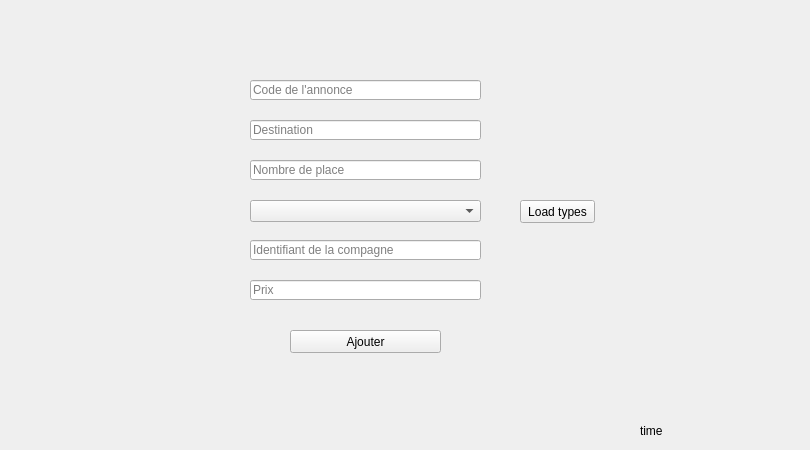
   <widget class="QWidget" name="AddA">
    <attribute name="title">
     <string>      Ajouter     </string>
    </attribute>
    <widget class="QPushButton" name="pb_ajouter">
     <property name="geometry">
      <rect>
       <x>290</x>
       <y>330</y>
       <width>151</width>
       <height>23</height>
      </rect>
     </property>
     <property name="text">
      <string>Ajouter</string>
     </property>
    </widget>
    <widget class="QComboBox" name="comboBox_typean">
     <property name="geometry">
      <rect>
       <x>250</x>
       <y>200</y>
       <width>231</width>
       <height>22</height>
      </rect>
     </property>
     <property name="editable">
      <bool>false</bool>
     </property>
     <property name="currentText">
      <string/>
     </property>
     <property name="currentIndex">
      <number>-1</number>
     </property>
    </widget>
    <widget class="QLineEdit" name="lineEdit_codean">
     <property name="geometry">
      <rect>
       <x>250</x>
       <y>80</y>
       <width>231</width>
       <height>20</height>
      </rect>
     </property>
     <property name="styleSheet">
      <string notr="true"/>
     </property>
     <property name="text">
      <string/>
     </property>
     <property name="placeholderText">
      <string>Code de l'annonce</string>
     </property>
    </widget>
    <widget class="QLineEdit" name="lineEdit_pays">
     <property name="geometry">
      <rect>
       <x>250</x>
       <y>120</y>
       <width>231</width>
       <height>20</height>
      </rect>
     </property>
     <property name="placeholderText">
      <string>Destination</string>
     </property>
    </widget>
    <widget class="QLineEdit" name="lineEdit_nbplace">
     <property name="geometry">
      <rect>
       <x>250</x>
       <y>160</y>
       <width>231</width>
       <height>20</height>
      </rect>
     </property>
     <property name="text">
      <string/>
     </property>
     <property name="placeholderText">
      <string>Nombre de place</string>
     </property>
    </widget>
    <widget class="QLineEdit" name="lineEdit_idcompagne">
     <property name="geometry">
      <rect>
       <x>250</x>
       <y>240</y>
       <width>231</width>
       <height>20</height>
      </rect>
     </property>
     <property name="text">
      <string/>
     </property>
     <property name="placeholderText">
      <string>Identifiant de la compagne</string>
     </property>
    </widget>
    <widget class="QLineEdit" name="lineEdit_prix">
     <property name="geometry">
      <rect>
       <x>250</x>
       <y>280</y>
       <width>231</width>
       <height>20</height>
      </rect>
     </property>
     <property name="placeholderText">
      <string>Prix</string>
     </property>
    </widget>
    <widget class="QPushButton" name="load">
     <property name="geometry">
      <rect>
       <x>520</x>
       <y>200</y>
       <width>75</width>
       <height>23</height>
      </rect>
     </property>
     <property name="text">
      <string>Load types</string>
     </property>
    </widget>
    <widget class="QLabel" name="label_2">
     <property name="geometry">
      <rect>
       <x>640</x>
       <y>420</y>
       <width>161</width>
       <height>21</height>
      </rect>
     </property>
     <property name="text">
      <string>time</string>
     </property>
    </widget>
   </widget>
